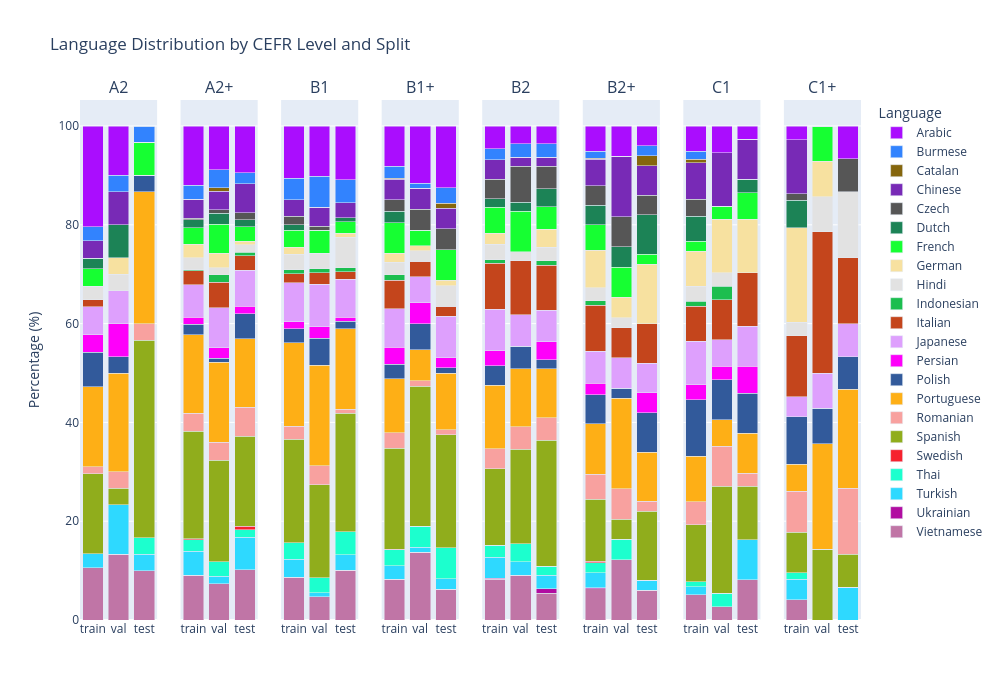

This figure's notebook cell:
### Markdown cell above
# Check L1 distribution

### Code cell
import pandas as pd
import plotly.express as px
import plotly.graph_objects as go
from plotly.subplots import make_subplots

def plot_stacked_bar_plotly(df, save_path="language_stacked_bar.html"):
    cefr_order = ['A2','A2+','B1','B1+','B2','B2+','C1','C1+']
    split_order = ["train", "val", "test"]
    
    fig = make_subplots(
        rows=1, cols=len(cefr_order),
        subplot_titles=cefr_order,
        shared_yaxes=True,
        horizontal_spacing=0.03
    )
    
    languages = sorted(df["language"].dropna().unique())
    
    # Use a larger color palette that can handle more categories
    colors = px.colors.qualitative.Alphabet[:len(languages)]
    if len(languages) > len(px.colors.qualitative.Alphabet):
        # Cycle through if we have even more
        colors = (px.colors.qualitative.Alphabet * 
                  (len(languages) // len(px.colors.qualitative.Alphabet) + 1))[:len(languages)]
    
    color_map = dict(zip(languages, colors))
    
    languages_reversed = languages[::-1]
    
    for col_idx, cefr in enumerate(cefr_order, start=1):
        sub = df[df["humannotator_cefr_level"] == cefr]
        pivot = sub.groupby(["split", "language"]).size().unstack(fill_value=0)
        pivot_pct = pivot.div(pivot.sum(axis=1), axis=0) * 100
        pivot_pct = pivot_pct.reindex(split_order)
        
        for language in languages_reversed:
            if language in pivot_pct.columns:
                values = pivot_pct[language].values
            else:
                values = [0] * len(split_order)
            
            fig.add_trace(
                go.Bar(
                    x=split_order,
                    y=values,
                    name=language,
                    marker_color=color_map[language],
                    showlegend=(col_idx == 1),
                    legendgroup=language,
                    hovertemplate="%{y:.1f}%<extra></extra>"
                ),
                row=1, col=col_idx
            )
    
    fig.update_layout(
        barmode="stack",
        title="Language Distribution by CEFR Level and Split",
        height=700,
        width=1000,
        legend_title="Language",
        legend_traceorder="reversed"
    )
    fig.update_yaxes(title_text="Percentage (%)", row=1, col=1)
    
    fig.write_html(save_path)
    fig.show()
    print(f"Saved interactive stacked bar chart to {save_path}")
    return fig

fig = plot_stacked_bar_plotly(final_df)
